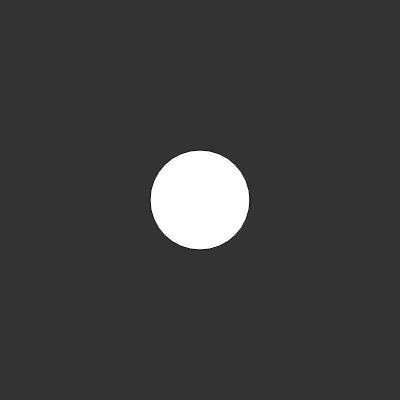
Frame 1 (no input)
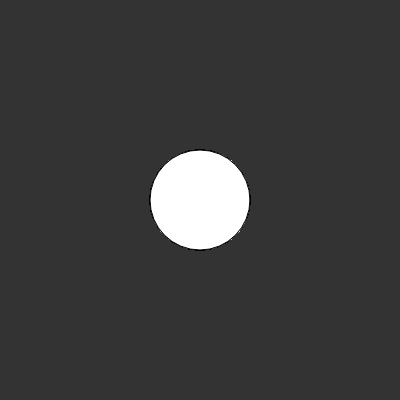
Frame 60 (no input)
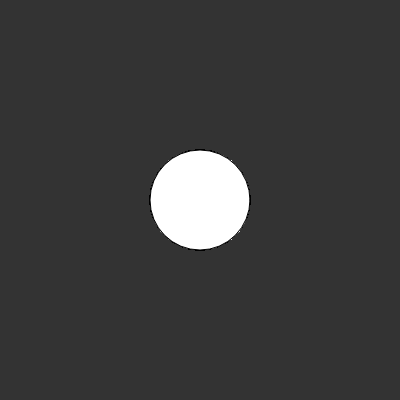
Frame 120 (the mouse pressed at the canvas centre since frame 60)

The p5.js sketch that drew these frames (run headless with seeded random() and noise() and a simulated clock; from frame 60 on, the mouse is pressed at the canvas centre):

// p5.js sketch
// ── sketch.js
function setup(){
  // setup of the sketch
  createCanvas(400,400);
  background(51);
}

function draw(){
  // here you draw to the screen
  fill(255);
  ellipse(200,200,100,100);
}
